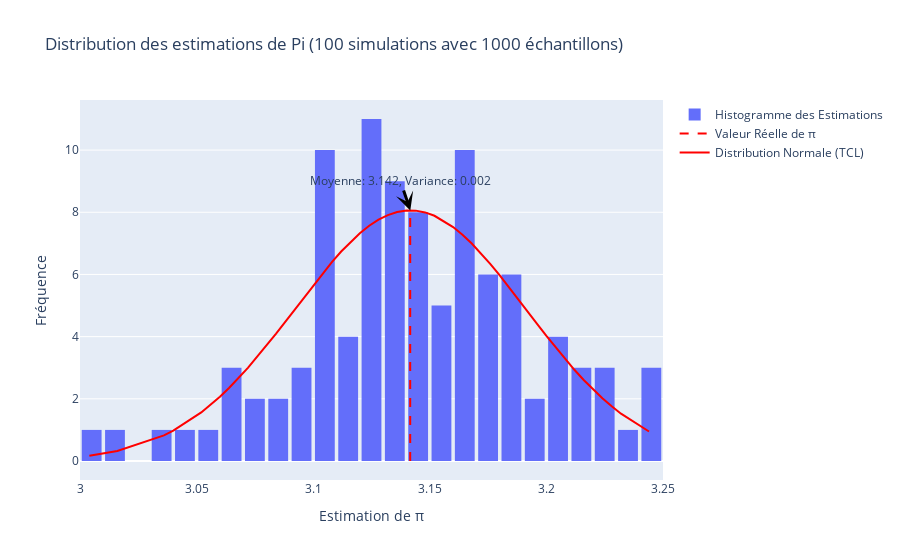

Notebook code for this chart:
### Markdown cell above
>Cette approche illustre la loi des grands nombres, qui stipule que la moyenne d'une série d'observations tirées aléatoirement d'une distribution converge vers la moyenne théorique (ou attendue) de cette distribution à mesure que le nombre d'observations augmente. En d'autres termes, plus on effectue d'échantillonnages, plus la moyenne de ces échantillons se rapproche de l'espérance mathématique de la population totale.

### Code cell
from scipy.stats import norm
# Bonus : 100 simulations avec 1 000 échantillons
num_simulations = 100
pi_estimates_1000_samples = [estimate_pi_monte_carlo(1000) for _ in range(num_simulations)]

# Calcul de la moyenne et de la variance des résultats
mean_estimate = np.mean(pi_estimates_1000_samples)
variance_estimate = np.var(pi_estimates_1000_samples)

# Calcul de la densité de la distribution normale pour la superposition sur le graphique
normal_distribution = norm.pdf(sorted(pi_estimates_1000_samples), mean_estimate, np.sqrt(variance_estimate))

# Graphique
fig = go.Figure()

# Histogramme des estimations de pi
fig.add_trace(go.Histogram(x=pi_estimates_1000_samples, nbinsx=40, opacity=1,  name='Histogramme des Estimations'))

# Valeur réelle de pi
fig.add_trace(go.Scatter(x=[np.pi, np.pi], y=[0, max(normal_distribution)], mode='lines', line=dict(color='red', dash='dash'), name='Valeur Réelle de π'))

# Courbe de la distribution normale (TCL)
fig.add_trace(go.Scatter(x=sorted(pi_estimates_1000_samples), y=normal_distribution, mode='lines',line=dict(color='red'), name='Distribution Normale (TCL)'))

# Ajout de la moyenne et de la variance dans le graphique
fig.add_annotation(
    x=mean_estimate,
    y=max(normal_distribution),
    text=f"Moyenne: {mean_estimate:.3f}, Variance: {variance_estimate:.3f}",
    showarrow=True,
    arrowwidth=3,
    arrowhead=3,
    arrowcolor="black",
    font_size=12
)
fig.update_layout(
    title='Distribution des estimations de Pi (100 simulations avec 1000 échantillons)',
    xaxis_title='Estimation de π',
    yaxis_title='Fréquence',
    bargap=0.15
)
fig.show()

### Figure 1 — Plotly figure (JSON) as saved in the notebook; plotly's stock layout.template omitted (floating-point values rounded to 4 significant figures)
{"data": [{"name": "Histogramme des Estimations", "nbinsx": 40, "opacity": 1, "type": "histogram", "x": [3.124, 3.112, 3.084, 3.208, 3.244, 3.108, 3.18, 3.124, 3.108, 3.136, 3.164, 3.004, 3.152, 3.152, 3.164, 3.172, 3.14, 3.136, 3.164, 3.216, 3.116, 3.172, 3.116, 3.164, 3.224, 3.176, 3.172, 3.188, 3.096, 3.132, 3.184, 3.144, 3.176, 3.18, 3.2, 3.164, 3.12, 3.104, 3.144, 3.132, 3.1, 3.12, 3.16, 3.184, 3.2, 3.132, 3.216, 3.148, 3.152, 3.112, 3.152, 3.06, 3.164, 3.108, 3.168, 3.072, 3.14, 3.136, 3.192, 3.232, 3.132, 3.244, 3.088, 3.124, 3.136, 3.144, 3.104, 3.18, 3.124, 3.22, 3.132, 3.104, 3.172, 3.128, 3.244, 3.148, 3.1, 3.2, 3.036, 3.092, 3.128, 3.228, 3.212, 3.16, 3.092, 3.152, 3.064, 3.124, 3.052, 3.016, 3.104, 3.196, 3.128, 3.064, 3.12, 3.072, 3.104, 3.04, 3.164, 3.148]}, {"line": {"color": "red", "dash": "dash"}, "mode": "lines", "name": "Valeur Réelle de π", "type": "scatter", "x": [3.142, 3.142], "y": [0, 8.058]}, {"line": {"color": "red"}, "mode": "lines", "name": "Distribution Normale (TCL)", "type": "scatter", "x": [3.004, 3.016, 3.036, 3.04, 3.052, 3.06, 3.064, 3.064, 3.072, 3.072, 3.084, 3.088, 3.092, 3.092, 3.096, 3.1, 3.1, 3.104, 3.104, 3.104, 3.104, 3.104, 3.108, 3.108, 3.108, 3.112, 3.112, 3.116, 3.116, 3.12, 3.12, 3.12, 3.124, 3.124, 3.124, 3.124, 3.124, 3.128, 3.128, 3.128, 3.132, 3.132, 3.132, 3.132, 3.132, 3.136, 3.136, 3.136, 3.136, 3.14, 3.14, 3.144, 3.144, 3.144, 3.148, 3.148, 3.148, 3.152, 3.152, 3.152, 3.152, 3.152, 3.16, 3.16, 3.164, 3.164, 3.164, 3.164, 3.164, 3.164, 3.164, 3.168, 3.172, 3.172, 3.172, 3.172, 3.176, 3.176, 3.18, 3.18, 3.18, 3.184, 3.184, 3.188, 3.192, 3.196, 3.2, 3.2, 3.2, 3.208, 3.212, 3.216, 3.216, 3.22, 3.224, 3.228, 3.232, 3.244, 3.244, 3.244], "y": [0.1684, 0.3211, 0.8257, 0.978, 1.563, 2.067, 2.354, 2.354, 2.995, 2.995, 4.091, 4.48, 4.874, 4.874, 5.269, 5.658, 5.658, 6.037, 6.037, 6.037, 6.037, 6.037, 6.399, 6.399, 6.399, 6.738, 6.738, 7.049, 7.049, 7.327, 7.327, 7.327, 7.566, 7.566, 7.566, 7.566, 7.566, 7.762, 7.762, 7.762, 7.911, 7.911, 7.911, 7.911, 7.911, 8.01, 8.01, 8.01, 8.01, 8.058, 8.058, 8.053, 8.053, 8.053, 7.996, 7.996, 7.996, 7.887, 7.887, 7.887, 7.887, 7.887, 7.526, 7.526, 7.28, 7.28, 7.28, 7.28, 7.28, 7.28, 7.28, 6.996, 6.679, 6.679, 6.679, 6.679, 6.335, 6.335, 5.97, 5.97, 5.97, 5.589, 5.589, 5.198, 4.803, 4.41, 4.022, 4.022, 4.022, 3.28, 2.934, 2.607, 2.607, 2.301, 2.018, 1.758, 1.522, 0.9491, 0.9491, 0.9491]}], "layout": {"annotations": [{"arrowcolor": "black", "arrowhead": 3, "arrowwidth": 3, "font": {"size": 12}, "showarrow": true, "text": "Moyenne: 3.142, Variance: 0.002", "x": 3.142, "y": 8.058}], "bargap": 0.15, "title": {"text": "Distribution des estimations de Pi (100 simulations avec 1000 échantillons)"}, "xaxis": {"title": {"text": "Estimation de π"}}, "yaxis": {"title": {"text": "Fréquence"}}}}
